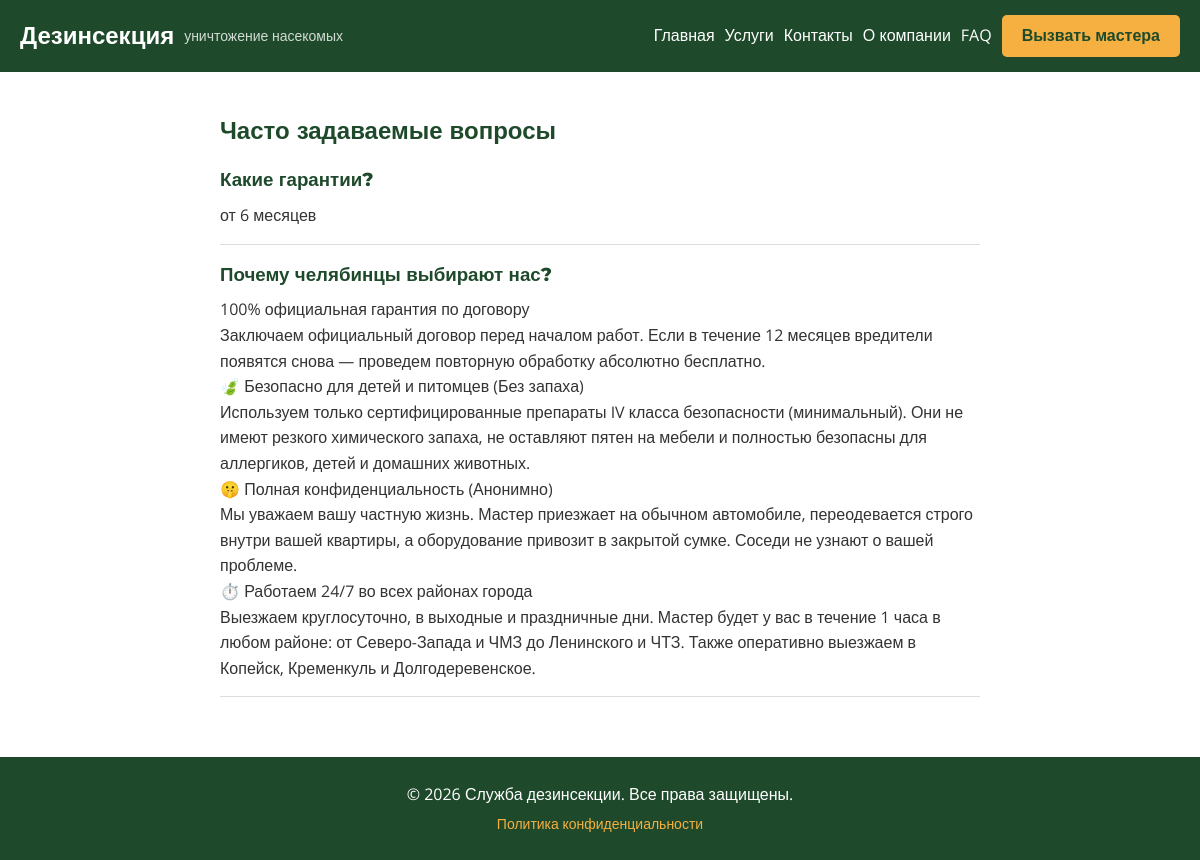
Screenshot of /faq/ with the database file from the repository.
### pages/models.py (models this page shows, shortened)
class FAQ(models.Model):
    question = models.CharField(max_length=255, verbose_name="Вопрос")
    answer = models.TextField(verbose_name="Ответ")
    order = models.PositiveSmallIntegerField(default=0, verbose_name="Порядок")
    is_active = models.BooleanField(default=True, verbose_name="Активно")
    class Meta:
        verbose_name = "Вопрос-ответ"
        verbose_name_plural = "Вопросы-ответы"
        ordering = ['order', 'question']

### pages/views.py (the view)
# urls.py: path('faq/', faq_view, name='faq'),
def faq_view(request):
    faqs = FAQ.objects.filter(is_active=True).order_by('order', 'question')
    return render(request, 'faq.html', {'faqs': faqs})

### templates/faq.html (shortened to what this page needs)
{% extends "base.html" %}
{% block content %}
<section style="max-width: 800px; margin: 0 auto; padding: 20px;">
    <h1 style="font-family: 'Montserrat', sans-serif; color: #1E4A2B;">Часто задаваемые вопросы</h1>
    {% if faqs %}
        {% for faq in faqs %}
        <div style="border-bottom: 1px solid #ddd; padding: 15px 0;">
            <h3 style="color: #1E4A2B; margin: 0 0 8px 0;">{{ faq.question }}</h3>
            <p style="margin: 0; line-height: 1.6;">{{ faq.answer|linebreaks }}</p>
        </div>
        {% endfor %}
    {% else %}
        <p>Вопросов пока нет. Зайдите в админку и добавьте несколько.</p>
    {% endif %}
</section>
{% endblock %}

### static/css/styles.css (style rules this page uses)
* { margin: 0; padding: 0; box-sizing: border-box; }
body { font-family: 'Open Sans', sans-serif; color: #333333; background-color: #ffffff; line-height: 1.6; }
h1, h2, h3 { font-family: 'Montserrat', sans-serif; font-weight: 800; color: #1E4A2B; }
section { padding: 60px 0; }

### rows the page displays
FAQ: question "Какие гарантии?", answer "от 6 месяцев"
FAQ: question "Почему челябинцы выбирают нас?", answer "100% официальная гарантия по договору Заключаем официальный договор перед началом работ. Если в течение 12 месяцев вредители появятся снова — проведем повторную обработку абсолютно бесплатно. 🍃 Безопасно для детей и питомцев (Без запаха) Используем только сертифицированные препараты IV класса безопасности (минимальный). Они не имеют резкого химического запаха, не оставляют пятен на мебели и полностью безопасны для аллергиков, детей и домашних животных. 🤫 Полная конфиденциальность (Анонимно) Мы уважаем вашу частную жизнь. Мастер приезжает на обычном автомобиле, переодевается строго внутри вашей квартиры, а оборудование привозит в закрытой сумке. Соседи не узнают о вашей проблеме. ⏱️ Работаем…"
